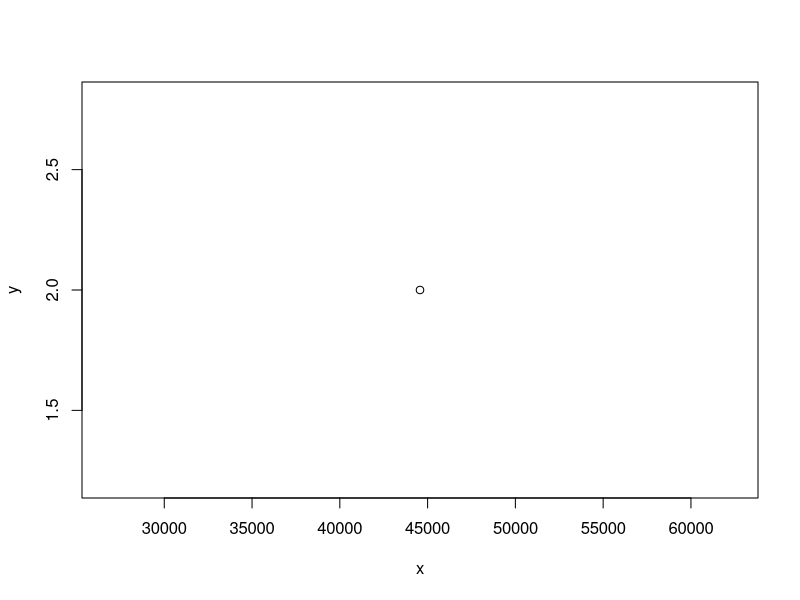

Generate this figure with R:
## ---- chunk 1
a <- runif(n=99)
x <-44567
y<-2
b <- runif(n=100)
plot(x, y)
